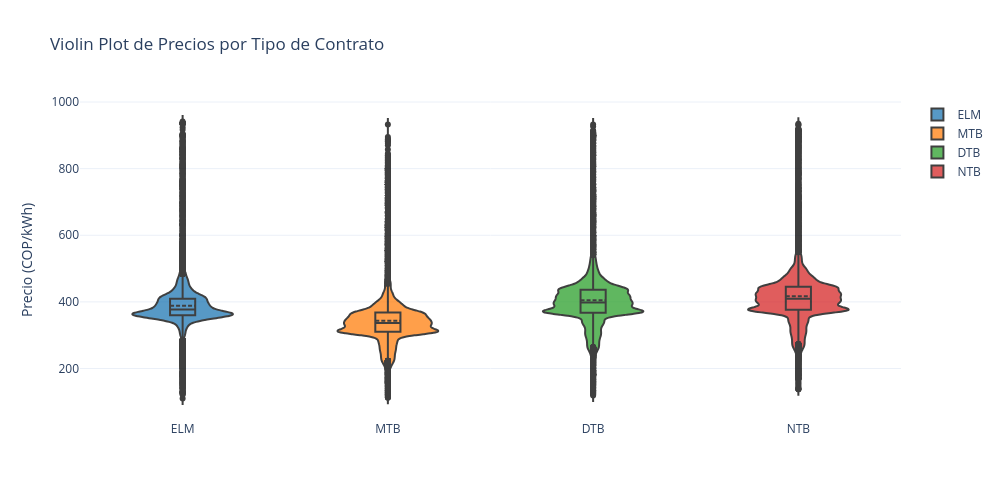

Notebook cell for this chart:
### Code cell
# Violin plot para cada tipo de contrato en un sólo gráfico
colors_dict = {
    "ELM": '#1f77b4',  # Azul
    "MTB": '#ff7f0e',  # Naranja
    "DTB": '#2ca02c',  # Verde
    "NTB": '#d62728',  # Rojo
}
fig = go.Figure()
for tipo in df_futuros["Tipo"].unique():
    datos_filtrados = df_futuros[df_futuros["Tipo"] == tipo]["Precio"].dropna()
    fig.add_trace(
        go.Violin(
            y=datos_filtrados,
            name=tipo,
            box_visible=True,  # Mostrar caja dentro del violín
            meanline_visible=True,  # Mostrar línea de la media
            line_color='black',  # Color de la línea del violín
            fillcolor=colors_dict[tipo],  # Color de relleno según tipo
            opacity=0.75
        )
    )
fig.update_layout(
    title_text="Violin Plot de Precios por Tipo de Contrato",
    template="plotly_white",
    height=500,
    width=1000,
    yaxis_title="Precio (COP/kWh)"
)

fig.show()

### Figure 1 — Plotly figure (JSON) as saved in the notebook; plotly's stock layout.template omitted (floating-point values rounded to 4 significant figures; data arrays with more than 128 entries replaced by an {"elided": "..."} marker saying what was removed)
{"data": [{"box": {"visible": true}, "fillcolor": "#1f77b4", "line": {"color": "black"}, "meanline": {"visible": true}, "name": "ELM", "opacity": 0.75, "type": "violin", "y": {"elided": "36648 float values"}}, {"box": {"visible": true}, "fillcolor": "#ff7f0e", "line": {"color": "black"}, "meanline": {"visible": true}, "name": "MTB", "opacity": 0.75, "type": "violin", "y": {"elided": "12216 float values"}}, {"box": {"visible": true}, "fillcolor": "#2ca02c", "line": {"color": "black"}, "meanline": {"visible": true}, "name": "DTB", "opacity": 0.75, "type": "violin", "y": {"elided": "12216 float values"}}, {"box": {"visible": true}, "fillcolor": "#d62728", "line": {"color": "black"}, "meanline": {"visible": true}, "name": "NTB", "opacity": 0.75, "type": "violin", "y": {"elided": "12216 float values"}}], "layout": {"height": 500, "title": {"text": "Violin Plot de Precios por Tipo de Contrato"}, "width": 1000, "yaxis": {"title": {"text": "Precio (COP/kWh)"}}}}
